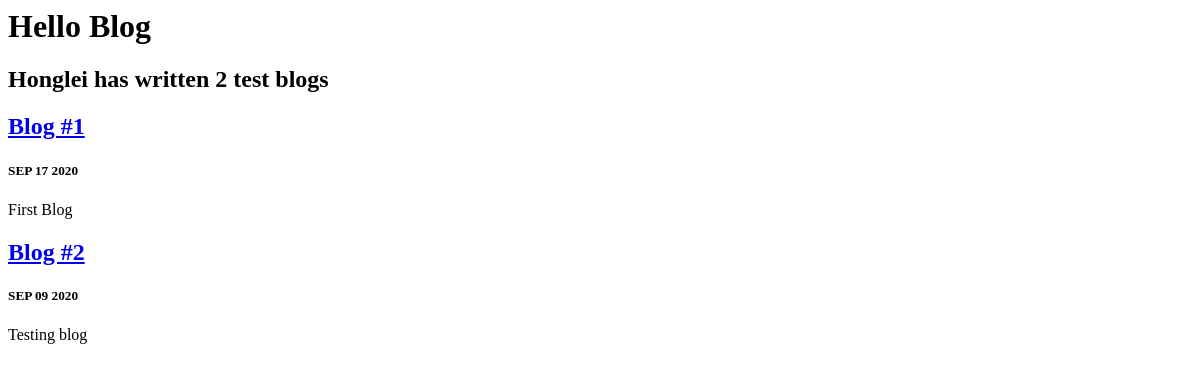
/blog/, run on an earlier commit of the app's database.
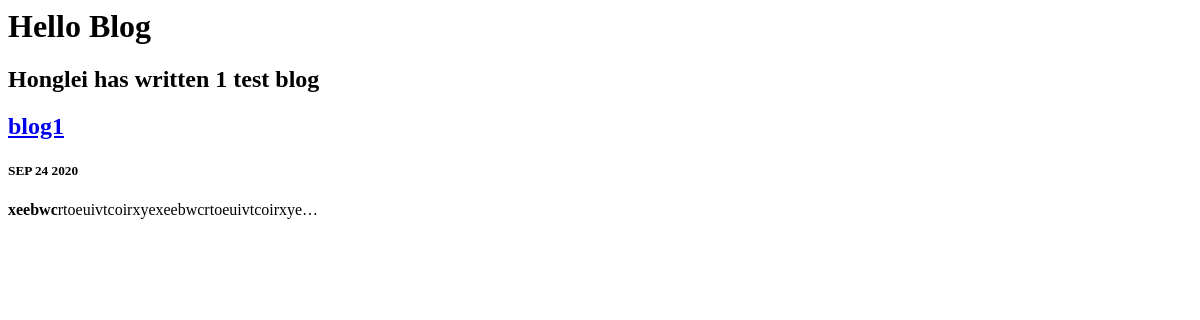
And on a later commit of the database.
### blog/models.py (models this page shows)
class Blog(models.Model):
    title = models.CharField(max_length=200)
    description = models.TextField()
    date = models.DateField()

### blog/views.py (the view)
# urls.py: path('',views.all_blogs, name='all_blogs'),
def all_blogs(request):
    blogs = Blog.objects.order_by('-date')
    return render(request, 'blog/all_blogs.html', {'blogs':blogs})

### blog/templates/blog/all_blogs.html
<h1>Hello Blog</h1>
<h2>Honglei has written {{blogs.count}} test blog{{ blogs.count|pluralize }}</h2>
{% for blog in blogs %}
<a href="{% url 'blog:detail' blog.id %}"><h2>{{blog.title}}</h2></a>
<h5>{{ blog.date|date:'M d Y'|upper }}</h5>
<p>{{ blog.description|safe|truncatechars:50 }}</p>
{% endfor %}

What changed in the data, as far as the page shows it:
removed Blog: title "Blog #1", date "SEP 17 2020", description "First Blog"
removed Blog: title "Blog #2", date "SEP 09 2020", description "Testing blog"
added Blog: title "blog1", date "SEP 24 2020", description "xeebwc rtoeuivtcoirxyexeebwcrtoeuivtcoirxye…"
Also different on the page:
{{ blogs.count }}: "2" → "1"
